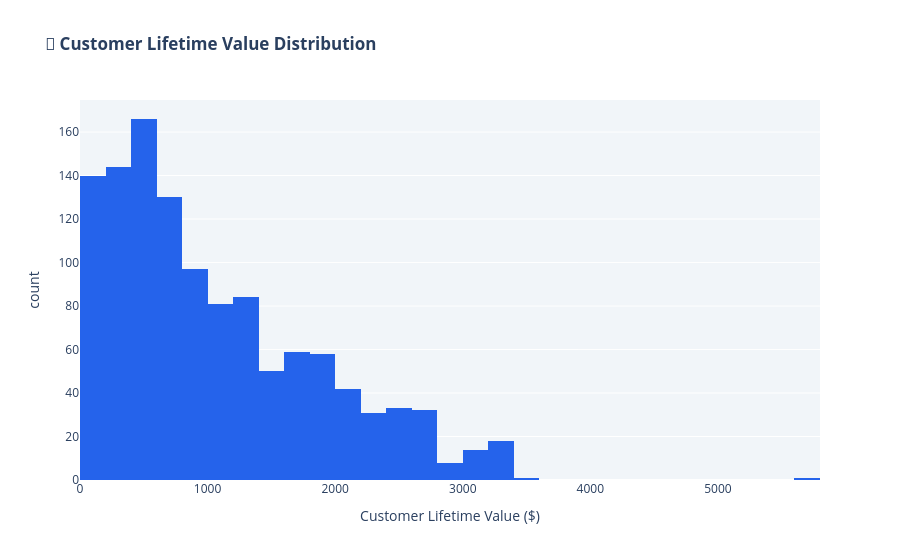

The notebook cell saved with this chart:
### Markdown cell above
---
<a id='4'></a>
## 🧠 4. Feature Engineering
> *We craft domain-aware features that make ML models smarter.*

### Code cell
# ── Build Customer-Level Features ─────────────────────────────────
last_date = df['Date'].max()

clv_df = df.groupby('CustomerID').agg(
    CLV          = ('TotalPrice','sum'),
    AOV          = ('TotalPrice','mean'),
    OrderFreq    = ('OrderID','count'),
    AvgQty       = ('Quantity','mean'),
    UniqProducts = ('Product','nunique'),
    DaysSinceLast= ('Date', lambda x: (last_date - x.max()).days),
    HasCoupon    = ('HasCoupon','mean'),      # coupon usage rate
    CancelRate   = ('OrderStatus', lambda x: (x=='Cancelled').mean())
).reset_index()

# Merge back
df = df.merge(clv_df[['CustomerID','CLV','AOV','OrderFreq',
                       'DaysSinceLast','UniqProducts']], 
              on='CustomerID', how='left')

# ── Order-Level Features ───────────────────────────────────────────
df['DiscountApplied'] = df['HasCoupon'].astype(bool)
df['PricePerItem']    = df['TotalPrice'] / df['Quantity']
df['IsWeekend']       = (df['DayOfWeek'] >= 5).astype(int)
df['IsQ4']            = (df['Quarter'] == 4).astype(int)

# Cancellation flag (target for ML)
df['IsCancelled'] = (df['OrderStatus'] == 'Cancelled').astype(int)

print("✅ Feature Engineering Complete")
print(f"   New features created: CLV, AOV, OrderFreq, DaysSinceLast,")
print(f"   UniqProducts, PricePerItem, IsWeekend, IsQ4, IsCancelled")
print(f"\n   Dataset shape: {df.shape}")

# Quick CLV distribution
fig = px.histogram(clv_df, x='CLV', nbins=30, 
    title='<b>💎 Customer Lifetime Value Distribution</b>',
    color_discrete_sequence=[PALETTE['primary']],
    labels={'CLV': 'Customer Lifetime Value ($)'})
fig.update_layout(paper_bgcolor='white', plot_bgcolor=PALETTE['light'],
    showlegend=False)
fig.write_html('clv_distribution.html')
fig.show()

### Figure 1 — Plotly figure (JSON) as saved in the notebook; plotly's stock layout.template omitted (floating-point values rounded to 4 significant figures; data arrays with more than 128 entries replaced by an {"elided": "..."} marker saying what was removed)
{"data": [{"bingroup": "x", "hovertemplate": "Customer Lifetime Value ($)=%{x}<br>count=%{y}<extra></extra>", "legendgroup": "", "marker": {"color": "#2563EB", "pattern": {"shape": ""}}, "name": "", "nbinsx": 30, "orientation": "v", "showlegend": false, "type": "histogram", "x": {"elided": "1189 float values"}, "xaxis": "x", "yaxis": "y"}], "layout": {"barmode": "relative", "legend": {"tracegroupgap": 0}, "paper_bgcolor": "white", "plot_bgcolor": "#F1F5F9", "showlegend": false, "title": {"text": "<b>💎 Customer Lifetime Value Distribution</b>"}, "xaxis": {"anchor": "y", "domain": [0.0, 1.0], "title": {"text": "Customer Lifetime Value ($)"}}, "yaxis": {"anchor": "x", "domain": [0.0, 1.0], "title": {"text": "count"}}}}
